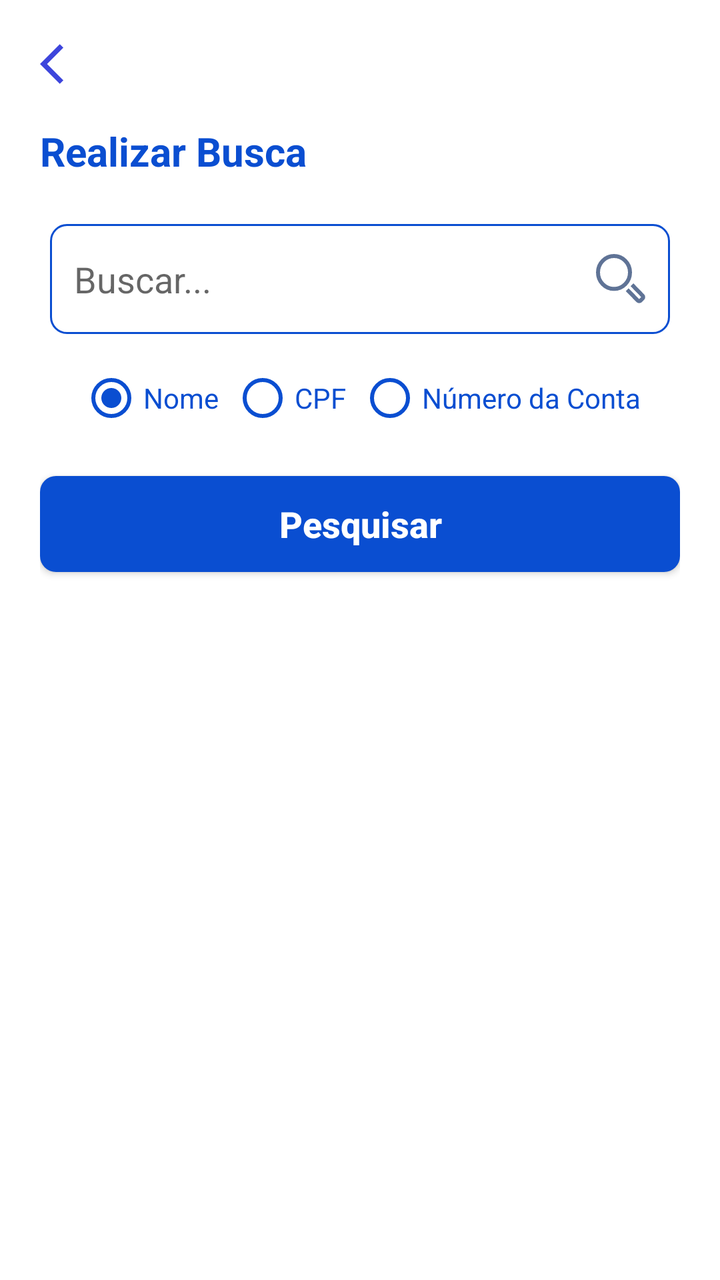
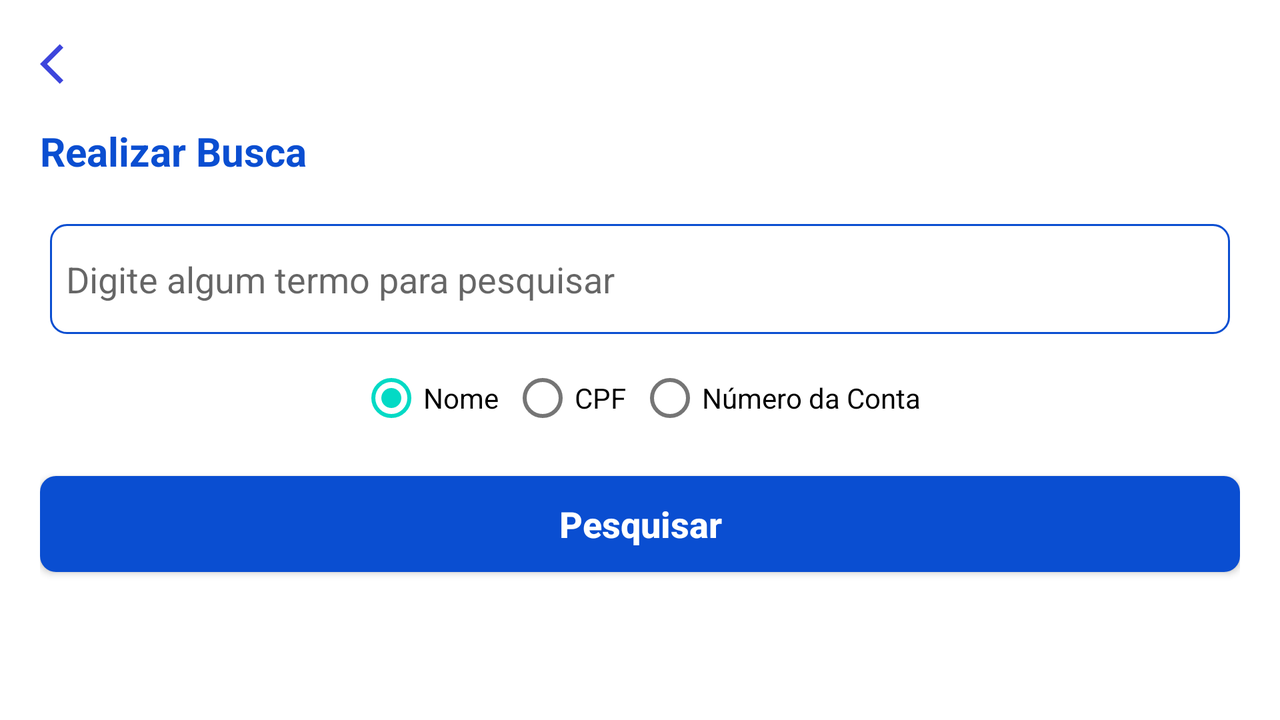

The same Android screen from two of the app's own layout files: first res/layout/ as a phone draws it, then the repository's variant for another configuration, drawn on a device whose configuration selects that folder. Both files follow.
<!-- AndroidManifest.xml: application theme Theme.Banco -->
<!-- res/layout/activity_pesquisar.xml -->
<?xml version="1.0" encoding="utf-8"?>
<LinearLayout xmlns:android="http://schemas.android.com/apk/res/android"
    android:layout_width="match_parent"
    android:layout_height="match_parent"
    android:orientation="vertical"
    android:padding="20dp">

    <ImageView
        android:id="@+id/back"
        android:layout_width="wrap_content"
        android:layout_height="wrap_content"
        android:layout_marginBottom="18dp"
        android:src="@drawable/baseline_arrow_back_ios_24" />

    <TextView
        android:layout_width="match_parent"
        android:layout_height="wrap_content"
        android:layout_marginBottom="18dp"
        android:text="@string/realizar_busca"
        android:textColor="@color/blue_300"
        android:textSize="20sp"
        android:textStyle="bold" />

    <EditText
        android:id="@+id/pesquisa"
        android:layout_width="match_parent"
        android:layout_height="55dp"
        android:layout_margin="5dp"
        android:background="@drawable/bg_inputs"
        android:drawableRight="@drawable/ic_search"
        android:drawableTint="@color/blue_100"
        android:hint="@string/buscar"
        android:padding="12dp" />

    <RadioGroup
        android:id="@+id/tipoPesquisa"
        android:layout_width="match_parent"
        android:layout_height="wrap_content"
        android:layout_gravity="center_horizontal"
        android:gravity="center_horizontal"
        android:orientation="horizontal">

        <RadioButton
            android:id="@+id/peloNomeCliente"
            android:layout_width="wrap_content"
            android:layout_height="wrap_content"
            android:layout_margin="3dp"
            android:buttonTint="@color/blue_300"
            android:checked="true"
            android:text="@string/nome_label"
            android:textColor="@color/blue_300" />

        <RadioButton
            android:id="@+id/peloCPFcliente"
            android:layout_width="wrap_content"
            android:layout_height="wrap_content"
            android:layout_margin="3dp"
            android:buttonTint="@color/blue_300"
            android:text="@string/cpf_label"
            android:textColor="@color/blue_300" />

        <RadioButton
            android:id="@+id/peloNumeroConta"
            android:layout_width="wrap_content"
            android:layout_height="wrap_content"
            android:layout_margin="3dp"
            android:buttonTint="@color/blue_300"
            android:text="@string/n_mero_da_conta_label"
            android:textColor="@color/blue_300" />
    </RadioGroup>


    <androidx.appcompat.widget.AppCompatButton
        android:id="@+id/btn_Pesquisar"
        android:layout_width="match_parent"
        android:layout_height="wrap_content"
        android:layout_marginTop="12dp"
        android:layout_marginBottom="12dp"
        android:background="@drawable/bg_card_blue"
        android:text="@string/pesquisar"
        android:textAllCaps="false"
        android:textColor="@color/white"
        android:textSize="18sp"
        android:textStyle="bold" />

    <TextView
        android:visibility="invisible"
        android:id="@+id/nenhum_result"
        android:layout_width="match_parent"
        android:layout_height="16dp"
        android:layout_marginTop="25dp"
        android:layout_marginBottom="20dp"
        android:gravity="center"
        android:text="@string/nenhum_resultado_encontrado" />

    <androidx.recyclerview.widget.RecyclerView
        android:id="@+id/rvResultado"
        android:layout_width="match_parent"
        android:layout_height="match_parent"
        android:layout_margin="3dp" />

</LinearLayout>
<!-- resources referenced by this layout -->
<resources>
  <color name="blue_100">#5F7396</color>
  <color name="blue_300">#0A4ED1</color>
  <color name="white">#FFFFFFFF</color>
  <!-- drawable baseline_arrow_back_ios_24 (drawable) -->
  <vector android:autoMirrored="true" android:height="24dp"
      android:tint="#3D45DC" android:viewportHeight="24"
      android:viewportWidth="24" android:width="24dp" xmlns:android="http://schemas.android.com/apk/res/android">
      <path android:fillColor="@android:color/white" android:pathData="M11.67,3.87L9.9,2.1 0,12l9.9,9.9 1.77,-1.77L3.54,12z"/>
  </vector>
  <!-- drawable bg_card_blue (drawable) -->
  <?xml version="1.0" encoding="utf-8"?>
  <shape xmlns:android="http://schemas.android.com/apk/res/android">
      <solid android:color="@color/blue_300"/>
      <corners android:radius="8dp"/>
  
  </shape>
  <!-- drawable bg_inputs (drawable) -->
  <?xml version="1.0" encoding="utf-8"?>
  <shape xmlns:android="http://schemas.android.com/apk/res/android">
      <solid android:color="@color/white"/>
      <stroke android:width="1dp" android:color="@color/blue_300"/>
      <corners android:radius="8dp"/>
  
  </shape>
  <!-- drawable ic_search (drawable) -->
  <vector xmlns:android="http://schemas.android.com/apk/res/android"
      android:width="25dp"
      android:height="25dp"
      android:viewportWidth="25"
      android:viewportHeight="25">
    <path
        android:pathData="M17,9.231C17,13.8 13.395,17.462 9,17.462C4.605,17.462 1,13.8 1,9.231C1,4.661 4.605,1 9,1C13.395,1 17,4.661 17,9.231Z"
        android:strokeWidth="2"
        android:fillColor="#00000000"
        android:strokeColor="#155CD3"/>
    <path
        android:pathData="M15.6,17.846L20.884,23.266C21.276,23.668 21.924,23.668 22.316,23.266L23.319,22.237C23.698,21.848 23.698,21.229 23.319,20.84L18,15.385"
        android:strokeWidth="2"
        android:fillColor="#00000000"
        android:strokeColor="#155CD3"/>
  </vector>
  <string name="buscar">Buscar...</string>
  <string name="cpf_label">CPF</string>
  <string name="n_mero_da_conta_label">Número da Conta</string>
  <string name="nenhum_resultado_encontrado">Nenhum resultado encontrado</string>
  <string name="nome_label">Nome</string>
  <string name="pesquisar">Pesquisar</string>
  <string name="realizar_busca">Realizar Busca</string>
  <style name="Theme.Banco" parent="Theme.MaterialComponents.DayNight.NoActionBar">
          
          <item name="colorPrimary">@color/purple_500</item>
          <item name="colorPrimaryVariant">@color/purple_700</item>
          <item name="colorOnPrimary">@color/white</item>
          
          <item name="colorSecondary">@color/teal_200</item>
          <item name="colorSecondaryVariant">@color/teal_700</item>
          <item name="colorOnSecondary">@color/black</item>
          
          <item name="android:statusBarColor" tools:targetApi="l">?attr/colorPrimaryVariant</item>
          
      </style>
  <color name="purple_500">#FF6200EE</color>
  <color name="purple_700">#FF3700B3</color>
  <color name="teal_200">#FF03DAC5</color>
  <color name="teal_700">#FF018786</color>
  <color name="black">#FF000000</color>
</resources>
<!-- res/layout-land/activity_pesquisar.xml (the repository's variant of the layout above) -->
<!-- drawn on the phone turned sideways -->
<?xml version="1.0" encoding="utf-8"?>
<LinearLayout xmlns:android="http://schemas.android.com/apk/res/android"
    android:layout_width="match_parent"
    android:layout_height="match_parent"
    android:padding="20dp"
    android:orientation="vertical">

    <ImageView
        android:id="@+id/back"
        android:layout_marginBottom="18dp"
        android:layout_width="wrap_content"
        android:layout_height="wrap_content"
        android:src="@drawable/baseline_arrow_back_ios_24"/>
    <TextView
        android:layout_marginBottom="18dp"
        android:layout_width="match_parent"
        android:layout_height="wrap_content"
        android:textColor="@color/blue_300"
        android:textStyle="bold"
        android:textSize="20sp"
        android:text="Realizar Busca"/>

    <EditText
        android:background="@drawable/bg_inputs"
        android:padding="8dp"
        android:id="@+id/pesquisa"
        android:layout_width="match_parent"
        android:layout_height="55dp"
        android:layout_margin="5dp"
        android:hint="Digite algum termo para pesquisar" />

    <RadioGroup
        android:gravity="center_horizontal"
        android:layout_gravity="center_horizontal"
        android:layout_width="match_parent"
        android:layout_height="wrap_content"
        android:id="@+id/tipoPesquisa"
        android:orientation="horizontal">
            <RadioButton
                android:layout_width="wrap_content"
                android:layout_height="wrap_content"
                android:checked="true"
                android:layout_margin="3dp"
                android:id="@+id/peloNomeCliente"
                android:text="Nome" />
            <RadioButton
                android:layout_width="wrap_content"
                android:layout_height="wrap_content"
                android:layout_margin="3dp"
                android:id="@+id/peloCPFcliente"
                android:text="CPF" />
            <RadioButton
                android:layout_width="wrap_content"
                android:layout_height="wrap_content"
                android:layout_margin="3dp"
                android:id="@+id/peloNumeroConta"
                android:text="Número da Conta" />
    </RadioGroup>


    <androidx.appcompat.widget.AppCompatButton
        android:id="@+id/btn_Pesquisar"
        android:textColor="@color/white"
        android:textStyle="bold"
        android:textSize="18sp"
        android:textAllCaps="false"
        android:background="@drawable/bg_card_blue"
        android:layout_width="match_parent"
        android:layout_height="wrap_content"
        android:layout_marginTop="12dp"
        android:layout_marginBottom="12dp"
        android:text="Pesquisar" />

    <androidx.recyclerview.widget.RecyclerView
        android:id="@+id/rvResultado"
        android:layout_margin="3dp"
        android:layout_width="match_parent"
        android:layout_height="match_parent" />

</LinearLayout>
<!-- resources referenced by the variant -->
<!-- as the phone turned sideways resolves them -->
<resources>
  <color name="blue_300">#0A4ED1</color>
  <color name="white">#FFFFFFFF</color>
  <!-- drawable baseline_arrow_back_ios_24 (drawable) -->
  <vector android:autoMirrored="true" android:height="24dp"
      android:tint="#3D45DC" android:viewportHeight="24"
      android:viewportWidth="24" android:width="24dp" xmlns:android="http://schemas.android.com/apk/res/android">
      <path android:fillColor="@android:color/white" android:pathData="M11.67,3.87L9.9,2.1 0,12l9.9,9.9 1.77,-1.77L3.54,12z"/>
  </vector>
  <!-- drawable bg_card_blue (drawable) -->
  <?xml version="1.0" encoding="utf-8"?>
  <shape xmlns:android="http://schemas.android.com/apk/res/android">
      <solid android:color="@color/blue_300"/>
      <corners android:radius="8dp"/>
  
  </shape>
  <!-- drawable bg_inputs (drawable) -->
  <?xml version="1.0" encoding="utf-8"?>
  <shape xmlns:android="http://schemas.android.com/apk/res/android">
      <solid android:color="@color/white"/>
      <stroke android:width="1dp" android:color="@color/blue_300"/>
      <corners android:radius="8dp"/>
  
  </shape>
  <style name="Theme.Banco" parent="Theme.MaterialComponents.DayNight.NoActionBar">
          
          <item name="colorPrimary">@color/purple_500</item>
          <item name="colorPrimaryVariant">@color/purple_700</item>
          <item name="colorOnPrimary">@color/white</item>
          
          <item name="colorSecondary">@color/teal_200</item>
          <item name="colorSecondaryVariant">@color/teal_700</item>
          <item name="colorOnSecondary">@color/black</item>
          
          <item name="android:statusBarColor" tools:targetApi="l">?attr/colorPrimaryVariant</item>
          
      </style>
  <color name="purple_500">#FF6200EE</color>
  <color name="purple_700">#FF3700B3</color>
  <color name="teal_200">#FF03DAC5</color>
  <color name="teal_700">#FF018786</color>
  <color name="black">#FF000000</color>
</resources>
